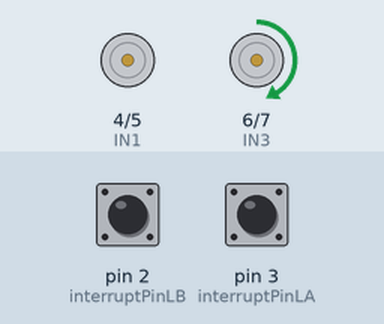
Recording of a sketch running on a simulated Arduino Uno, built with avr-gcc and run on an emulated ATmega328P. Shown: motor-driver pin pairs drawn as motors (green arrow = first pin HIGH = forward, orange = second pin HIGH = backward, longer = more drive). The test bench sets the inputs (shaded band); at power-on: pin 3 (interruptPinLA) HIGH, pin 2 (interruptPinLB) HIGH. What the sketch prints to the serial monitor is not drawn.

Above: at 0.15 s.
At 1.42 s:
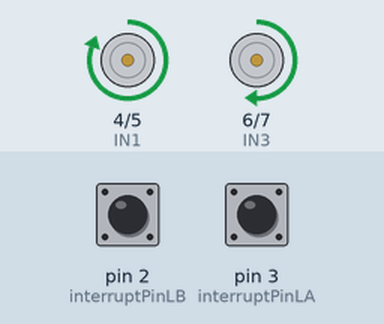
At 5.0 s:
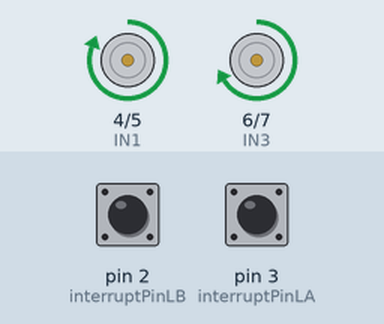
5.1 s: pin 3 (interruptPinLA) pulsed LOW 2 times (0.12 s each, 0.3 s apart)
8.7 s: pin 3 (interruptPinLA) pulled LOW for 0.15 s
11.8 s: pin 3 (interruptPinLA) pulsed LOW 5 times (0.12 s each, 0.3 s apart)
Timing chart, 0 to 14.8 s (numbered marks = the images above; inputs shaded):
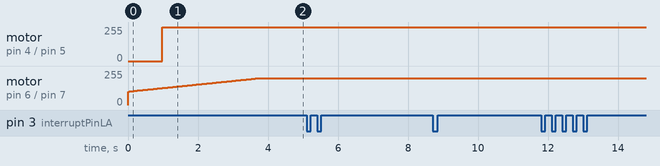

Measured:
- after the input at 5.1 s, every drawn part: stays the same
- after the input at 8.7 s, every drawn part: stays the same
- after the input at 11.8 s, every drawn part: stays the same

The sketch:

Asservissement8ONE.ino
```cpp
#include <TimerOne.h>
//set pins for the motors
#define IN1 4  // Pin pour IN1 du moteur 1 LEFT
#define IN2 5  // Pin pour IN2 du moteur 1
#define IN3 6  // Pin pour IN3 du moteur 2 RIGHT
#define IN4 7  // Pin pour IN4 du moteur 2
//set pins for the encoders
    //right
#define interruptPinRA 18//19//18
#define interruptPinRB 19//18//19
    //left
#define interruptPinLB 2//3
#define interruptPinLA 3//3//2


#define PI 3.14159265358979323846
//robot specification cm
#define nb_ticks 800
#define wheel_radius 4
#define entreaxe  33.5
float previousMillis=0;


//ODOMETRY---------------------------------------------------------------------
long encoderLeftCount = 0;
long encoderRightCount = 0;
float currentvelocityRight;
float currentvelocityLeft;
float x = 0.0;
float y = 0.0;
long t = 0;
int speed_ech = 10;
float total_ech_l = 0;
float total_ech_r = 0;
long lastEncoderLeftCount = 0;
long lastEncoderRightCount = 0;

float dS_total = 0;
float dsR = 0;
float dsL = 0;
float dS;
float totalL = 0;
float totalR = 0;
float dTheta = 0.0;
float theta = 0.0;


//mettre à jour les encodeurs
void interruptR() {
  if (digitalRead(interruptPinRA) == digitalRead(interruptPinRB)) {
    encoderRightCount--;
  } else {
    encoderRightCount++;
  }
}

void interruptL() {
  if (digitalRead(interruptPinLA) == digitalRead(interruptPinLB)) {
    encoderLeftCount++;
  } else {
    encoderLeftCount--;
  }
}

float calculDistance(long deltaLeftCount, long deltaRightCount) {
  //calculer la distance parcourue par chaque roue
  dsL = (deltaLeftCount / (float)nb_ticks) * 2.0 * PI * wheel_radius;   //distance roue gauche
  dsR = (deltaRightCount / (float)nb_ticks) * 2.0 * PI * wheel_radius;  //distance roue droite
  //retourner la distance moyenne parcourue pae le robot
  return (dsL + dsR) / 2.0;  //DISTANCE MOYENNE
}

void speed_calcul(void) {
    currentvelocityRight=0.0;
    currentvelocityLeft=0.0;


    // Step 1: Compute linear velocity of the robot (average of both wheels)
    float linear_speed = (total_ech_r + total_ech_l) / (2.0 * speed_ech * 15 / 1000.0); // cm/s

    // Step 2: Compute angular velocity of the robot (difference of wheel distances / wheelbase)
    float alpha_speed = (total_ech_r - total_ech_l) / (entreaxe * speed_ech * 15 / 1000.0); // rad/s

    // Step 3: Compute individual wheel speeds
    currentvelocityRight = linear_speed + alpha_speed * (entreaxe / 2.0); // right wheel speed in cm/s
    currentvelocityLeft  = linear_speed - alpha_speed * (entreaxe / 2.0); // left wheel speed in cm/s

    // Step 4: Reset accumulated distances for the next calculation
    total_ech_l = 0;
    total_ech_r = 0;

}

void updateOdometrie() {


  t++;

  long deltaLeftCount = encoderLeftCount - lastEncoderLeftCount;
  long deltaRightCount = encoderRightCount - lastEncoderRightCount;

  // n updaytiwhee bch matarje3ch li zero fi kol loop
  lastEncoderLeftCount = encoderLeftCount;
  lastEncoderRightCount = encoderRightCount;

  dS = calculDistance(deltaLeftCount, deltaRightCount);  // kadeh mchee distance

  totalL += dsL;
  totalR += dsR;
  dS_total += dS;

  total_ech_l += dsL;
  total_ech_r += dsR;

  dTheta = (dsR - dsL) / entreaxe;  // kadeh t3awej
  theta += dTheta;

  if (t % speed_ech == 0) {

    speed_calcul();
    total_ech_l = 0;
    total_ech_r = 0;
  }

  dsR = 0;
  dsL = 0;
}
//FIN ODOMETRY-----------------------------------------------------------------------------

//MOVE FUNCTIONS--------------------------------------------------------------------
#define motorCorr 0.935//0.935

#define PWM_MAX 200
#define PWM_MIN 100

#define PWM_MAX_DOURA 200
#define PWM_MIN_DOURA 100
//speeed
int PWM_L, PWM_R;
float accelVal = 5.0f;   // cm/s^2, adjust per robot
int sens = 1;


float profileDistance = 0.0;
int targetSpeed=0;
float acceleration = 5.0;
bool isTriangular = false;
float accelDistance = 0.0;
float decelDistance = 0.0;
float cruiseDistance = 0.0;
int peakSpeed = 0;

//erreur parametre
float i_right_erreur= 0, i_left_erreur= 0 , right_erreur= 0 ,left_erreur = 0;
float position_erreur = 0, orientation_erreur = 0;
float kTheta = 12; //!!!!!!

//forward
float kir_f = 0.1;// 0.04
float kpr_f = 1;// 1.0
float kil_f = 0.1;// 0.087
float kpl_f = 1;//0.95


//backwards
float kir_b = 0.025;// 0.025//0.6
float kpr_b = 1.0;// 1.0
float kil_b = 0.049;// 0.049//0.087
float kpl_b = 0.95;//0.95

float kposition = 3.0;//1.2
//rotate///////////////////////////////////////////////////
float kir_rp = 0.01;// 0.025
float kpr_rp = 0.71;// 1.0 //057
float kil_rp = 0.01;// 0.049
float kpl_rp = 0.9;//0.95//0.3

float kir_rn = 0.01;// 0.025
float kpr_rn = 0.759;// 1.0
float kil_rn = 0.01;// 0.049
float kpl_rn = 0.930111;//0.95//0.3

float kir;
float kpr;
float kil;
float kpl;


void setMotionProfile(float dist, float vmax, float accel){
  profileDistance = fabs(dist);
  targetSpeed = vmax;
  acceleration = accel;
}
void prepareMotionProfile(){

  float acc_dist = ((float)targetSpeed *(float) targetSpeed) / (2.0f * acceleration *100.0f);
 // Serial.print( acc_dist);
    if (2.0f * acc_dist >= profileDistance) {
        isTriangular = true;
        peakSpeed = sqrtf(acceleration * profileDistance *100);
        accelDistance = profileDistance / 2.0f;
        decelDistance = profileDistance / 2.0f;
        cruiseDistance = 0.0f;

    } else {

        isTriangular = false;
        peakSpeed = targetSpeed;
        accelDistance = acc_dist;
        decelDistance = acc_dist;
        cruiseDistance = profileDistance - 2.0f * acc_dist;


    }

}

float getProfileSpeed(float traveled) {
    float v;
    //Serial.print("peak :    ");Serial.println(peakSpeed);
    if (!isTriangular) {
        if (traveled < accelDistance) v = (traveled * targetSpeed)/accelDistance ;
        // v = sqrtf(2.0f * acceleration * traveled) *100;
        else if (traveled < accelDistance + cruiseDistance){
          v = targetSpeed ;
          }

        else {
            //float decelTraveled = traveled - (accelDistance + cruiseDistance);
             float decelTraveled = traveled - (accelDistance + cruiseDistance);
            float remaining = accelDistance - decelTraveled;
            v = (remaining * targetSpeed) / accelDistance;
            //v = (traveled * targetSpeed)/(accelDistance + cruiseDistance);
            //v = sqrtf(fmaxf(0.0f, peakSpeed * peakSpeed - 2.0f * acceleration * decelTraveled))*100;

        }
    } else {
        if (traveled < accelDistance) v = (traveled * peakSpeed)/accelDistance;

        else {
             float decelTraveled = traveled - (accelDistance + cruiseDistance);
            float remaining = accelDistance - decelTraveled;
            v = (remaining * peakSpeed) / accelDistance;
        }
      //  Serial.print("v= "); Serial.print(v);
    }
    return fmax(v,100.0);
}
void run() {
    if (PWM_R > 0) { analogWrite(IN1, PWM_R    ); analogWrite(IN2, 0); }
    else { analogWrite(IN1, 0); analogWrite(IN2, -PWM_R  ); }

    if (PWM_L > 0) { analogWrite(IN3, PWM_L); analogWrite(IN4, 0); }
    else { analogWrite(IN3, 0); analogWrite(IN4, -PWM_L); }
}
void resetControllers() {
    totalR = totalL = dS_total =theta=  0;
    i_right_erreur = i_left_erreur = right_erreur = left_erreur = 0;
    position_erreur = orientation_erreur = 0;

}
float clamp(float PWM, float min, float max) {
    if (PWM < min) return min;
    if (PWM > max) return max;
    return PWM;
}

float getcurrentVelocity(float dist, float t) { return dist / t; }

void stopmotors() {
    digitalWrite(IN1, LOW);
    digitalWrite(IN2, LOW);
    digitalWrite(IN3, LOW);
    digitalWrite(IN4, LOW);
}
float compute(float setpoint, float current,float& integral,float kpVal,float kiVal) {
        float Kp=kpVal;
        float dt=0.05f;
        float Ki=kiVal;
        float error = setpoint - current;
        float integralCandidate = integral + error * dt;
        float outputCandidate = Kp * error + Ki * integralCandidate;
     //   Serial.print("output condidate"); Serial.println(outputCandidate);
        float output;
        if (abs(outputCandidate) > PWM_MAX) {
            output = sens * PWM_MAX;
            if (error < 0) integral = integralCandidate; // anti-windup unwind
        }
        else if (abs(outputCandidate) < PWM_MIN ) {
            output =sens *PWM_MIN ;
            if (error > 0) integral = integralCandidate; // anti-windup unwind
        }
        else {
            integral = integralCandidate;
            output = outputCandidate;
        }
        return output;
    }

void moveDistance(float distance, float speed) {
    resetControllers();
    if(distance >= 0){
      kir = kir_f;
      kpr = kpr_f;
      kil = kil_f;
      kpl = kpl_f;
    }else{
      kir = kir_b;
      kpr = kpr_b;
      kil = kil_b;
      kpl = kpl_b;
    }


    setMotionProfile(distance, speed, accelVal);
    prepareMotionProfile();


    while (abs(dS_total - distance) > 2) {
        sens = (dS_total - distance < 0) ? 1 : -1;

        float current_speed = sens * getProfileSpeed(fabs(dS_total));

        Serial.print(current_speed);
        Serial.print("\t");
        Serial.print(currentvelocityRight);
        Serial.print("\t");
        Serial.println(currentvelocityLeft);

        PWM_R = compute(current_speed,currentvelocityRight,i_right_erreur,kpr,kir);

        PWM_L = compute(current_speed, currentvelocityLeft,i_left_erreur,kpl,kil);

        // Orientation correction
        float Theta_correction = kTheta * (totalR - totalL);
        PWM_R -= Theta_correction;
        PWM_L += Theta_correction;

        if (sens == 1) {
            PWM_R = clamp(PWM_R, PWM_MIN, PWM_MAX);
            PWM_L = clamp(PWM_L, PWM_MIN, PWM_MAX);
        } else {
            //Serial.println("here");
            PWM_R = clamp(PWM_R, -PWM_MAX, -PWM_MIN);
            PWM_L = clamp(PWM_L, -PWM_MAX, -PWM_MIN);
        }

        run();

        delay(10);

    }

    stopmotors();
}


void dour(float angle, float speed){
 if(angle>=0){
    kir = kir_rp;
    kpr = kpr_rp;
    kil = kil_rp;
    kpl = kpl_rp;
  }else{
    kir = kir_rn;
    kpr = kpr_rn;
    kil = kil_rn;
    kpl = kpl_rn;
  }

    sens = (angle >= 0) ? 1 : -1;
    resetControllers();
    float distance = angle * PI * entreaxe /( 180.0);
    setMotionProfile(distance, speed, accelVal);
    prepareMotionProfile();
  while (abs(abs(theta * 180.0 / PI) - abs(angle)) > 3.0) {


    float remaining = abs(angle) - abs(theta * 180.0 / PI);
    // Serial.print("remaining : ");Serial.println(remaining);
    int dir = (remaining >= 0) ? 1 : -1;
    //Serial.print("sens : ");Serial.println(sens);Serial.print("    ");Serial.println(dir);
    //Serial.print("   dir ");Serial.println(dir);
    float current_speed = getProfileSpeed(abs(theta) * entreaxe);
   /* Serial.print("distance : ");Serial.print(abs(totalR) + abs(totalL));Serial.print("  / ");Serial.print(distance);*/
 //   Serial.print("   current speed : ");Serial.println(current_speed);
    PWM_R = computedoura(dir*sens * current_speed, currentvelocityRight, i_right_erreur, kpr, kir);
    PWM_L = computedoura(-dir*sens * current_speed, currentvelocityLeft, i_left_erreur, kpl, kil);
   // Serial.print(" PWM right ");Serial.print(PWM_R); Serial.print("             PWM left ");Serial.println(PWM_L);
///////////////////////////////////////////////////////////////////////
  /* float avg_abs = (abs(totalR) + abs(totalL)) / 2.0;

    float pos_corr_R = kposition * (avg_abs - abs(totalR));
    float pos_corr_L = kposition * (avg_abs - abs(totalL));

    PWM_R += dir * pos_corr_R;  // boost if lagging, reduce if overshoot
    PWM_L += dir *pos_corr_L;  // same*/
   // Serial.print(" distance right ");Serial.print(totalR); Serial.print("             distance left ");Serial.println(totalL);
        //Serial.print(" corr right ");Serial.print(pos_corr_R); Serial.print("             corr left ");Serial.println(pos_corr_L);

////////////////////////////////////////////////////////////
       float corr_R = kposition * (abs(totalL) - abs(totalR)); // boost/slow based on other wheel
        float corr_L = kposition * (abs(totalR) - abs(totalL));

        PWM_R += dir*sens *corr_R;
        PWM_L += -dir*sens* corr_L;

    //  Serial.print(" PWM right ");Serial.print(PWM_R); Serial.print("             PWM left ");Serial.println(PWM_L);

    ////////////////////////////////////////////////////////// Clamping based on direction
  /*  if (dir == 1) {
      if(sens = 1){
        PWM_R = clamp(PWM_R, PWM_MIN_DOURA, PWM_MAX_DOURA);
        PWM_L = clamp(PWM_L, -PWM_MAX_DOURA, -PWM_MIN_DOURA);
      }
      else{
        // Clockwise rotation: Right wheel forward, Left wheel backward
        PWM_L = clamp(PWM_L, PWM_MIN_DOURA, PWM_MAX_DOURA);
        PWM_R = clamp(PWM_R, -PWM_MAX_DOURA, -PWM_MIN_DOURA);
      }
    } else {
        // Counter-clockwise rotation: Right wheel backward, Left wheel forward
        if(sens = -1){
        PWM_R = clamp(PWM_R, PWM_MIN_DOURA, PWM_MAX_DOURA);
        PWM_L = clamp(PWM_L, -PWM_MAX_DOURA, -PWM_MIN_DOURA);
      }
      else{
        // Clockwise rotation: Right wheel forward, Left wheel backward
        PWM_L = clamp(PWM_L, PWM_MIN_DOURA, PWM_MAX_DOURA);
        PWM_R = clamp(PWM_R, -PWM_MAX_DOURA, -PWM_MIN_DOURA);
      }
    }
    */
    if(dir* sens == 1){
      PWM_R = clamp(PWM_R, PWM_MIN_DOURA, PWM_MAX_DOURA);
        PWM_L = clamp(PWM_L, -PWM_MAX_DOURA, -PWM_MIN_DOURA);
    }
    else{
      PWM_L = clamp(PWM_L, PWM_MIN_DOURA, PWM_MAX_DOURA);
        PWM_R = clamp(PWM_R, -PWM_MAX_DOURA, -PWM_MIN_DOURA);
    }
    /*
    PWM_R = clamp(PWM_R, -PWM_MAX_DOURA, PWM_MAX_DOURA);
    PWM_L = clamp(PWM_L, -PWM_MAX_DOURA, PWM_MAX_DOURA);

    // Apply deadzone for minimum power
    if (PWM_R > 0 && PWM_R < PWM_MIN_DOURA) {
        PWM_R = PWM_MIN_DOURA;
    } else if (PWM_R < 0 && PWM_R > -PWM_MIN_DOURA) {
        PWM_R = -PWM_MIN_DOURA;
    }


    if (PWM_L > 0 && PWM_L < PWM_MIN_DOURA) {
        PWM_L = PWM_MIN_DOURA;
    } else if (PWM_L < 0 && PWM_L > -PWM_MIN_DOURA) {
        PWM_L = -PWM_MIN_DOURA;
    }*/
   /* Serial.print(" PWM right ");Serial.print(PWM_R); Serial.print("             PWM left ");Serial.println(PWM_L);*/
     Serial.print("angle : ");Serial.print((theta * 180.0 / PI));Serial.print("  / ");Serial.println(angle);

    run();
   delay(10);
}

    stopmotors();
}

/*void dour_bor(float angle, float speed)
{
    resetControllers();
    float distance = angle * PI * entreaxe /( 180.0);
    setMotionProfile(distance, speed, accelVal);
    prepareMotionProfile();

    while ((abs((theta*180)/PI - angle)>2.0))
    {
        if (((totalR - totalL) - distance) < 0)
        {
            sens = 1;
        }
        else
        {

            sens = -1;

        }

        float current_speed = sens * getProfileSpeed(abs(totalR - totalL));

        // right pid
        right_erreur = current_speed - currentvelocityRight;
        i_right_erreur += right_erreur;
        PWM_R = kp_dour * right_erreur;

        //  PWM_R=erreur(PWM_R,PWM_MIN,PWM_MAX);


        if (sens == 1)
        {
            PWM_R = erreur(PWM_R, PWM_MIN_DOURA, PWM_MAX_DOURA);
        }
        else
        {
            PWM_R = erreur(PWM_R, -PWM_MAX_DOURA, -PWM_MIN_DOURA);
        }


        // left pid
        left_erreur = -current_speed - currentvelocityLeft;
        i_left_erreur += left_erreur;
        PWM_L = kp_dour * left_erreur;
        // PWM_L=erreur(PWM_L,-PWM_MAX,-PWM_MIN);
        if (sens == 1)
        {
            PWM_L = erreur(PWM_L, -PWM_MAX_DOURA, -PWM_MIN_DOURA);
        }
        else
        {
            PWM_L = erreur(PWM_L, PWM_MIN_DOURA, PWM_MAX_DOURA);
        }

        // position pid
        position_erreur = k_position * (totalR + totalL);
        Serial.print(position_erreur);
        Serial.print("     ");
        // Theta_correction=kTheta*orientation_erreur;

        PWM_R += position_erreur;
        PWM_L -= position_erreur;

        if (sens == 1)
        {
            PWM_L = erreur(PWM_L, -PWM_MAX_DOURA, -PWM_MIN_DOURA);
        }
        else
        {
            PWM_L = erreur(PWM_L, PWM_MIN_DOURA, PWM_MAX_DOURA);
        }
        if (sens == 1)
        {
            PWM_R = erreur(PWM_R, PWM_MIN_DOURA, PWM_MAX_DOURA);
        }
        else
        {
            PWM_R = erreur(PWM_R, -PWM_MAX_DOURA, -PWM_MIN_DOURA);
        }
        float PWM_test = PWM_R;
        PWM_R = PWM_L;
        PWM_L = PWM_test;
        Serial.print(theta);
        Serial.println("     ");
        run();
    }
    stopmotors();

}*/


float computedoura(float setpoint, float current,float& integral,float kpVal,float kiVal) {
        float Kp=kpVal;
        float dt=0.05f;
        float Ki=kiVal;
        float error = setpoint - current;

        float integralCandidate = integral + error * dt;

        float outputCandidate = Kp * error + Ki * integralCandidate;
//Serial.print("output condidate : "); Serial.print(outputCandidate);
        float output;
        /*****************************if (abs(outputCandidate) > PWM_MAX) {
            output = PWM_MAX;
            if (error < 0) integral = integralCandidate; // anti-windup unwind
        }
        else if (abs(outputCandidate) < PWM_MIN ) {
            output =PWM_MIN ;
            if (error > 0) integral = integralCandidate; // anti-windup unwind
        }
        else {
            integral = integralCandidate;
            output = outputCandidate;
        }********************************/
              //  Serial.print("output :"); Serial.println(output);
        if (outputCandidate > PWM_MAX) {
            output = PWM_MAX;
            if (error < 0) integral = integralCandidate; // anti-windup unwind
        }
        else if (outputCandidate < -PWM_MAX) {
            output = -PWM_MAX;
            if (error > 0) integral = integralCandidate; // anti-windup unwind
        }
        else if (fabs(outputCandidate) < PWM_MIN) {
            // Optional: deadzone or minimum drive
            output = (outputCandidate > 0 ? PWM_MIN : -PWM_MIN);
            integral = integralCandidate;
        }
        else {
            integral = integralCandidate;
            output = outputCandidate;
        }
                return output;
}


void setup() {


  Serial.begin(9600);

  // Set pin modes for the interrupt pins(mtaa les encodeurs)
  pinMode(interruptPinRA, INPUT_PULLUP);
  pinMode(interruptPinRB, INPUT_PULLUP);
  pinMode(interruptPinLA, INPUT_PULLUP);
  pinMode(interruptPinLB, INPUT_PULLUP);

  pinMode(IN1, OUTPUT);
  pinMode(IN2, OUTPUT);
  pinMode(IN3, OUTPUT);
  pinMode(IN4, OUTPUT);


  // Attach interrupts to handle encoder signals
  attachInterrupt(digitalPinToInterrupt(interruptPinRA), interruptR, CHANGE);
  attachInterrupt(digitalPinToInterrupt(interruptPinLA), interruptL, CHANGE);

  // Initialisation du Timer
  Timer1.initialize(5000);  // 5 ms
  Timer1.attachInterrupt(updateOdometrie);


  previousMillis = millis();
  //Serial.print("lll");
  //delay(4000);
  /*dour(-180, 120);
  delay(1000);
  dour(180,120);*/
  moveDistance(70,120);
}

void loop() {
  // put your main code here, to run repeatedly:

}
```
